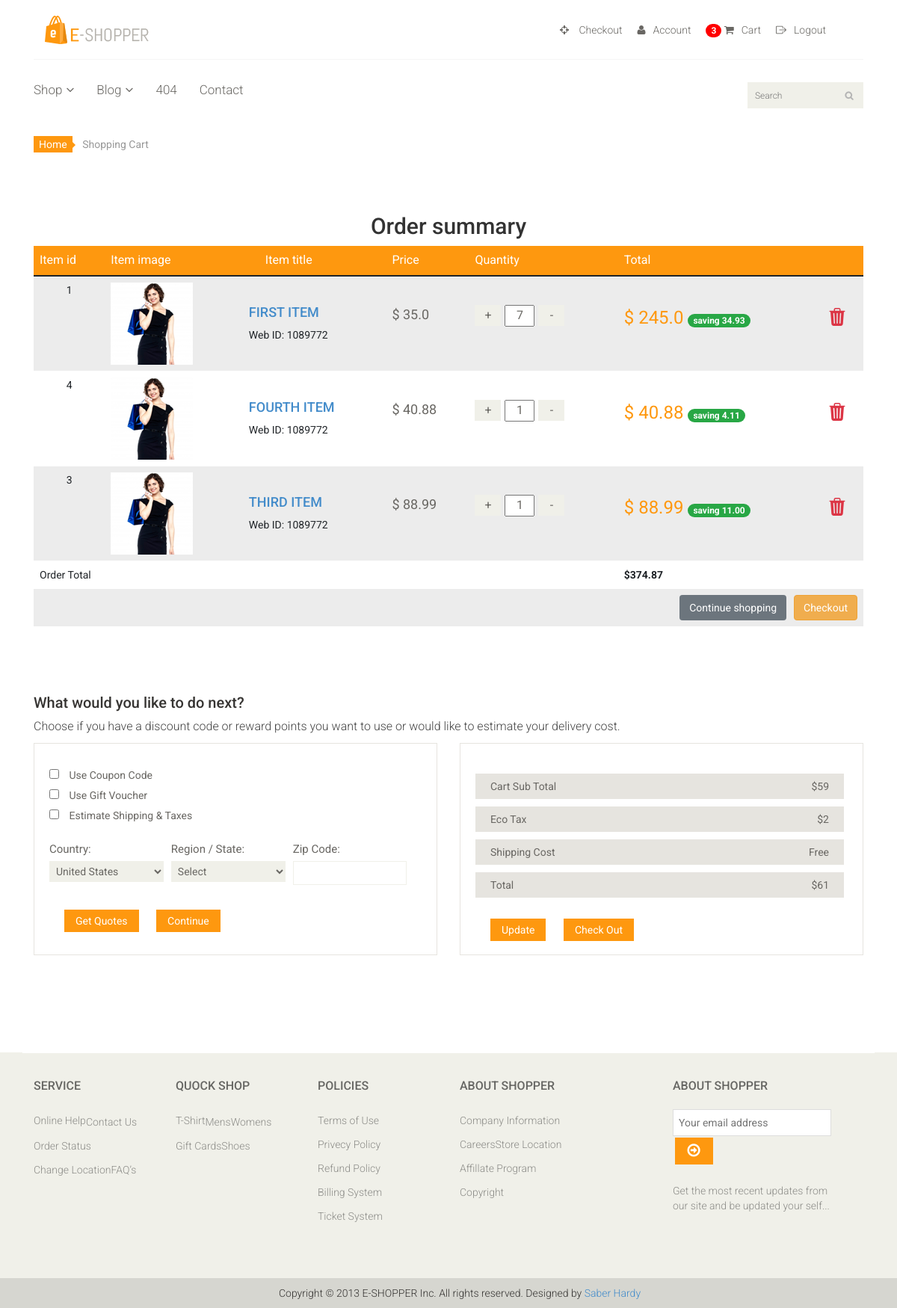
The page /order_summary/ (signed in) on the database as committed earlier.
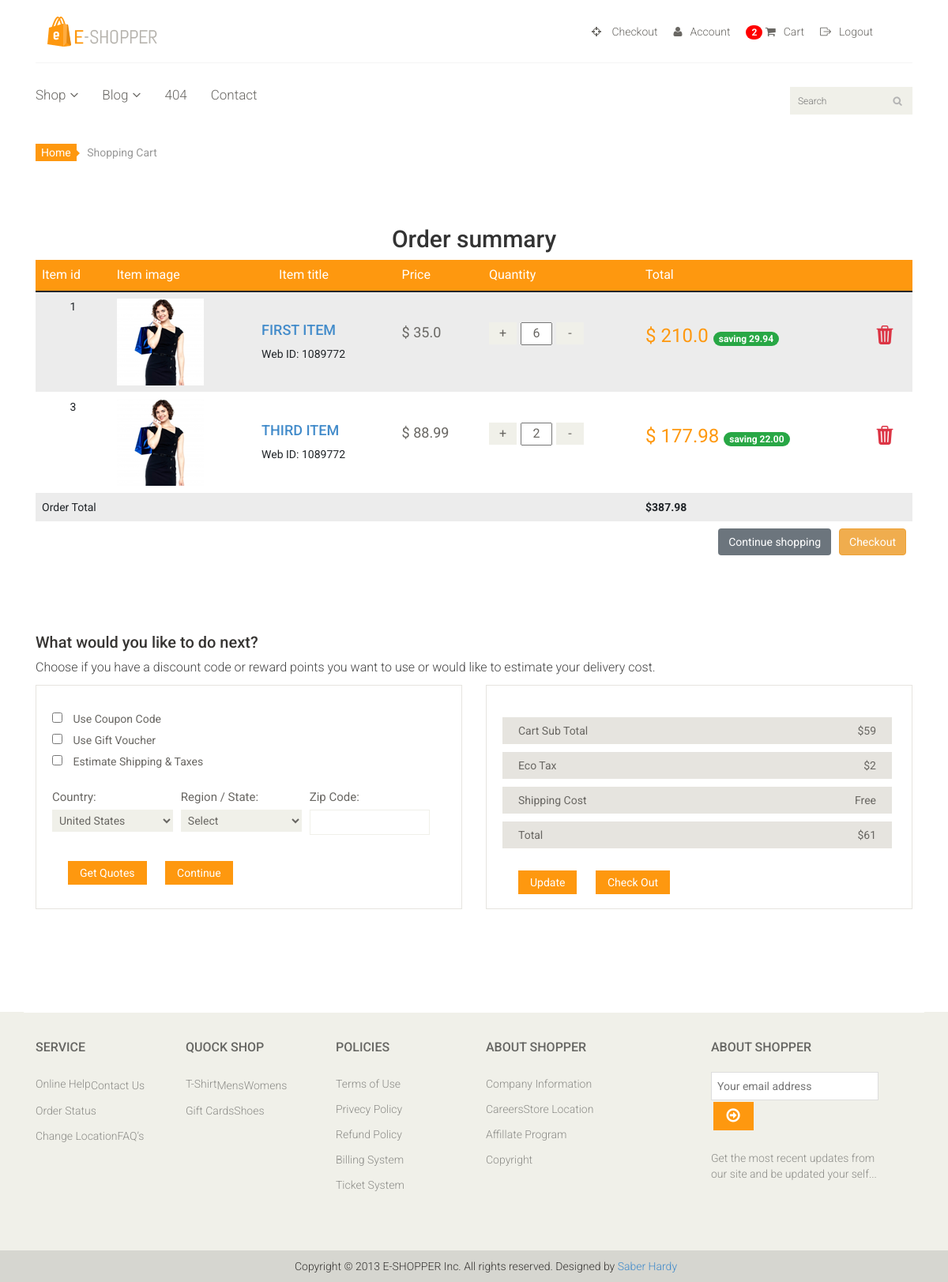
The same page on the database as committed later.
### eshop_app/models.py (models this page shows, shortened)
class Order(models.Model):
    user = models.ForeignKey(settings.AUTH_USER_MODEL, on_delete=models.CASCADE)
    items = models.ManyToManyField(OrderItem)
    start_date = models.DateTimeField(auto_now_add=True)
    ordered_date = models.DateTimeField()
    ordered = models.BooleanField(default=False)
    billing_address = models.ForeignKey('BillingAddress',
                                        on_delete=models.SET_NULL,
                                        blank=True, null=True)
    payment = models.ForeignKey('Payment',
                                on_delete=models.SET_NULL,
                                blank=True, null=True)
    def get_total(self):
        total = 0
        for order_item in self.items.all():
            total += order_item.get_final_price()
        return total

class OrderItem(models.Model):
    user = models.ForeignKey(settings.AUTH_USER_MODEL, on_delete=models.CASCADE)
    ordered = models.BooleanField(default=False)
    item = models.ForeignKey(Item, on_delete=models.CASCADE)
    quantity = models.IntegerField(default=1)
    def get_total_item_price(self):
        return self.quantity * self.item.price
    def get_total_discount_item_price(self):
        return self.quantity * self.item.discount_price
    def get_amount_saved(self):
        return self.get_total_item_price() - self.get_total_discount_item_price()
    def get_final_price(self):
        if self.item.discount_price:
            return self.get_total_discount_item_price()
        return self.get_total_item_price()

class Item(models.Model):
    title = models.CharField(max_length=100)
    price = models.FloatField()
    discount_price = models.FloatField(blank=True, null=True)
    category = models.CharField(max_length=100, choices=CATEGORY_CHOICES)
    label = models.CharField(max_length=100, choices=LABEL_CHOICES)
    slug = models.SlugField()
    description = models.TextField()

### eshop_app/views.py (the view)
# urls.py: path('order_summary/', views.OrderSummaryView.as_view(), name='order_summary'),
class OrderSummaryView(LoginRequiredMixin, View):
    def get(self, *args, **kwargs):
        try:
            order = Order.objects.get(user=self.request.user, ordered=False)
            context = {
                'object': order
            }
            return render(self.request, 'eshop_app/cart.html', context)
        except ObjectDoesNotExist:
            messages.error(self.request, 'you dont have an order')
            return redirect('/')

### eshop_app/templatetags/cart_template_tags.py (called while the page is built)
@register.filter
def cart_item_cart(user):
    if user.is_authenticated:
        qs = Order.objects.filter(user=user, ordered=False)
        if qs.exists():
            return qs[0].items.count()
    return 0

### templates/eshop_app/cart.html (shortened to what this page needs)
{% extends 'eshop_app/base.html' %}
{% load static %}
{% block content %}
{% include 'eshop_app/cart_table.html' %}
    <section id="do_action">
        <div class="container">
            <div class="heading">
                <h3>What would you like to do next?</h3>
                <p>Choose if you have a discount code or reward points you want to use or would like to estimate your
                    delivery cost.</p>
            </div>
            <div class="row">
                <div class="col-sm-6">
                    <div class="chose_area">
                        <ul class="user_option">
                            <li>
                                <input type="checkbox">
                                <label>Use Coupon Code</label>
                            </li>
                            <li>
                                <input type="checkbox">
                                <label>Use Gift Voucher</label>
                            </li>
                            <li>
                                <input type="checkbox">
                                <label>Estimate Shipping & Taxes</label>
                            </li>
                        </ul>
                        <ul class="user_info">
                            <li class="single_field">
                                <label>Country:</label>
                                <select>
                                    <option>United States</option>
                                </select>
                            </li>
                            <li class="single_field">
                                <label>Region / State:</label>
                                <select>
                                    <option>Select</option>
                                </select>
                            </li>
                            <li class="single_field zip-field">
                                <label>Zip Code:</label>
                                <input type="text">
                            </li>
                        </ul>
                        <a class="btn btn-default update" href="">Get Quotes</a>
                        <a class="btn btn-default check_out" href="">Continue</a>
                    </div>
                </div>
                <div class="col-sm-6">
                    <div class="total_area">
                        <ul>
                            <li>Cart Sub Total <span>$59</span></li>
                            <li>Eco Tax <span>$2</span></li>
                            <li>Shipping Cost <span>Free</span></li>
                            <li>Total <span>$61</span></li>
                        </ul>
                        <a class="btn btn-default update" href="">Update</a>
                        <a class="btn btn-default check_out" href="">Check Out</a>
                    </div>
                </div>
            </div>
        </div>
    </section>
{% endblock %}

### templates/eshop_app/header.html (shortened to what this page needs)
{% load static %}
{% load cart_template_tags %}
<header id="header">
    <div class="header-middle">
        <div class="container">
            <div class="row">
                <div class="col-md-4 clearfix">
                    <div class="logo pull-left">
                        <a href="{% url 'shopapp:home' %}"><img src="{% static 'images/home/logo.png' %}" alt=""/></a>
                    </div>
                </div>
                <div class="col-md-8 clearfix">
                    <div class="shop-menu clearfix pull-right">
                        <ul class="nav navbar-nav">
                            {% if user.is_authenticated %}
                                <li><a href="{% url 'shopapp:checkout' %}"><i class="fa fa-crosshairs"></i> Checkout</a></li>
                                <li><a href=""><i class="fa fa-user"></i>Account</a></li>
                                <li>
                                    <a href="{% url 'shopapp:order_summary' %}">
                                    <span class="badge badge-danger badge-cart-count">
                                        {{ request.user|cart_item_cart }}
                                    </span>
                                        <i class="fa fa-shopping-cart"></i>Cart
                                    </a>
                                </li>
                                <li><a href="{% url 'account_logout' %}"><i class="bi bi-box-arrow-right"></i>Logout</a>
                                </li>
                            {% else %}
                                <li><a href="{% url 'account_login' %}"><i class="fa fa-lock"></i> Login</a></li>
                                <li><a href="{% url 'account_signup' %}"><i class="fa fa-lock"></i> Signup</a></li>
                            {% endif %}
                        </ul>
                    </div>
                </div>
            </div>
        </div>
    </div>
    <div class="header-bottom">
        <div class="container">
            <div class="row">
                <div class="col-sm-9">
                    <div class="mainmenu pull-left">
                        <ul class="nav navbar-nav collapse navbar-collapse">
                            <li class="dropdown"><a href="#">Shop<i class="fa fa-angle-down"></i></a>
                            </li>
                            <li class="dropdown"><a href="#">Blog<i class="fa fa-angle-down"></i></a>
                            </li>
                            <li><a href="{% url 'shopapp:err404' %}">404</a></li>
                            <li><a href="{% url 'shopapp:contact' %}">Contact</a></li>
                        </ul>
                    </div>
                </div>
                <div class="col-sm-3">
                    <div class="search_box pull-right">
                        <input type="text" placeholder="Search"/>
                    </div>
                </div>
            </div>
        </div>
    </div>
</header>

### templates/eshop_app/cart_table.html (shortened to what the changed rows need)
{% load static %}
  <section id="cart_items">
        <div class="container">
            <h2 class="text-center">Order summary</h2>
            <div class="table-responsive cart_info">
                <table class="table table-striped">
                    <thead>
                    <tr class="cart_menu">
                        <td class="id">Item id</td>
                        <td class="id">Item image</td>
                        <td class="image">Item title</td>
                        <td class="price">Price</td>
                        <td class="quantity">Quantity</td>
                        <td class="total">Total</td>
                    </tr>
                    </thead>
                    <tbody>{% for order_item in object.items.all %}
                        <tr>
                            <td class="text-center">
                                {{ order_item.item.id }}
                            </td>
                            <td class="">
                                <a href=""><img src="{% static 'images/cart/one.png' %}" alt=""></a>
                            </td>
                            <td class="mt-5">
                                <div class="mt-5">
                                    <h4><a href="">{{ order_item.item.title|upper }}</a></h4>
                                    <p>Web ID: 1089772</p>
                                </div>
                            </td>
                            <td class="cart_price">
                                <div class="mt-5">
                                    <p>${% if order_item.item.discount_price %}
                                        {{ order_item.item.discount_price }}
                                    {% else %}
                                        {{ order_item.item.price }}
                                    {% endif %}
                                    </p>
                                </div>
                            </td>
                            <td class="cart_quantity">
                                <div class="cart_quantity_button mt-5">
                                    <a class="cart_quantity_up mr-2"
                                       href="{% url 'shopapp:add_to_cart' order_item.item.slug %}">
                                        + </a>
                                    <input class="cart_quantity_input" type="text" name="quantity"
                                           value="{{ order_item.quantity }}"
                                           autocomplete="off" size="2" readonly>
                                    <a class="cart_quantity_down ml-2"
                                       href="{% url 'shopapp:remove_single_item_from_cart' order_item.item.slug %}">
                                        - </a>
                                </div>
                            </td>
                            <td class="cart_total">
                                <p class="cart_total_price mt-5">$
                                    {% if order_item.item.discount_price %}
                                        {{ order_item.get_total_discount_item_price }}
                                        <span class="badge badge-danger
                                                    bg-success">
                                            saving {{ order_item.get_amount_saved|floatformat:2 }}
                                        </span>
                                    {% else %}
                                        {{ order_item.get_total_item_price|floatformat:2 }}
                                    {% endif %}
                                    <a href="{% url 'shopapp:remove_from_cart' order_item.item.slug %}">
                                        <i class="bi bi-trash3-fill float-right mr-4 text-danger"></i>
                                    </a>
                                </p>
                            </td>
                        </tr>
                    {% empty %}
                        <tr>
                            <td colspan="6">Your cart is empty</td>
                        </tr>
                    {% endfor %}
                    {% if object.get_total %}
                        <tr>
                            <td colspan="5">Order Total</td>
                            <td><b> ${{ object.get_total|floatformat:2 }}</b></td>
                        </tr>
                        <tr>
                            <td colspan="6">
                                <a class="btn btn-warning float-right" href="/checkout/">Checkout</a>
                                <a class="btn btn-secondary mr-3 float-right" href="/">Continue shopping</a>
                            </td>
                        </tr>
                    {% endif %}
                    </tbody>
                </table>
            </div>
        </div>
    </section>

Rows that differ between the two databases and show on the page:
no longer on this page (row unchanged): OrderItem: item.id "4", item "FOURTH ITEM", item.discount_price "40.88", quantity "1", get_total_discount_item_price "40.88", get_amount_saved "4.11"
changed OrderItem "FIRST ITEM": quantity "7" → "6"; get_total_discount_item_price "245.0" → "210.0"; get_amount_saved "34.93" → "29.94"
changed OrderItem "THIRD ITEM": quantity "1" → "2"; get_total_discount_item_price "88.99" → "177.98"; get_amount_saved "11.00" → "22.00"
changed through a linked row, Order: get_total "374.87" → "387.98"
Other text that changed with them:
{{ request.user|cart_item_cart }}: "3" → "2"
